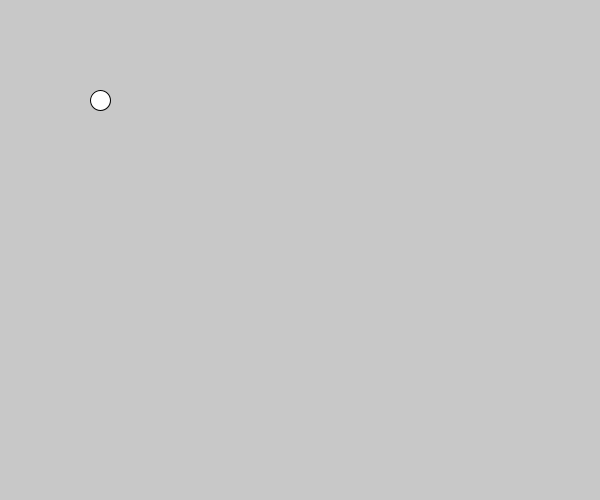
Frame 1 (no input)
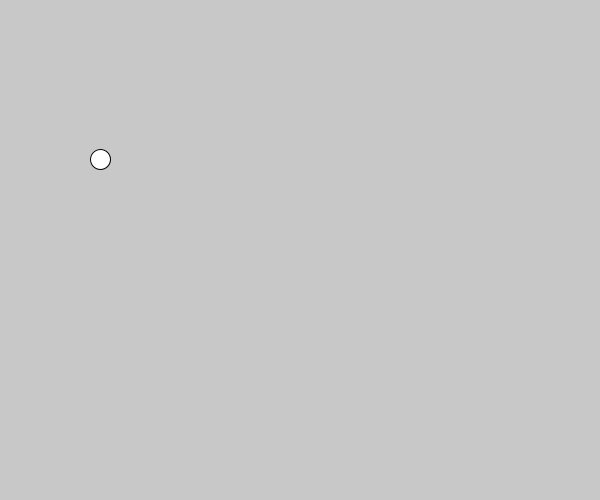
Frame 60 (the mouse pressed at the canvas centre just before this capture)
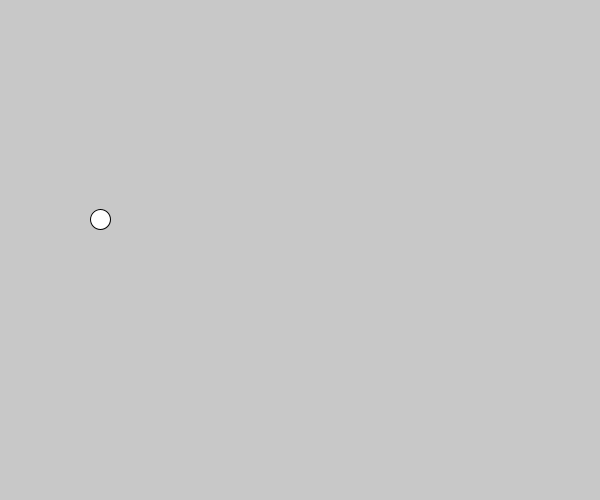
Frame 120 (the mouse held since frame 60 and released just before this capture)

The Processing sketch that drew these frames (run headless with seeded random() and noise(); from frame 60 on, the mouse is pressed at the canvas centre):

// Processing sketch: arrays3
// ── arrays3.pde
float x1 = 100;
float y1 = 100;

void setup() {
  size(600, 500);
}

void draw() {
  background(200);

  circle(x1, y1, 20);
  y1 += 1;
}
